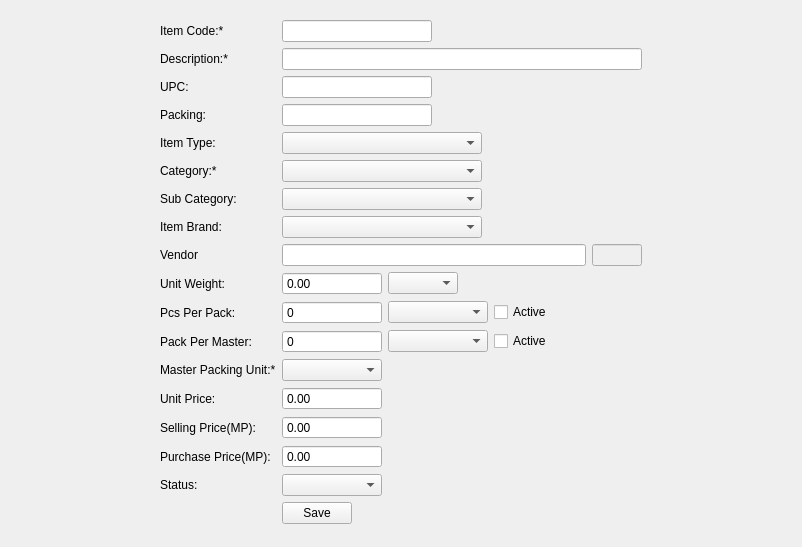
<?xml version="1.0" encoding="UTF-8"?>
<ui version="4.0">
 <class>AddItem</class>
 <widget class="QWidget" name="AddItem">
  <property name="geometry">
   <rect>
    <x>0</x>
    <y>0</y>
    <width>802</width>
    <height>547</height>
   </rect>
  </property>
  <property name="windowTitle">
   <string>Form</string>
  </property>
  <layout class="QGridLayout" name="gridLayout">
   <item row="0" column="0">
    <widget class="QFrame" name="editFrame">
     <property name="maximumSize">
      <size>
       <width>500</width>
       <height>16777215</height>
      </size>
     </property>
     <property name="frameShape">
      <enum>QFrame::NoFrame</enum>
     </property>
     <property name="frameShadow">
      <enum>QFrame::Raised</enum>
     </property>
     <layout class="QFormLayout" name="formLayout">
      <item row="0" column="0">
       <widget class="QLabel" name="label">
        <property name="text">
         <string>Item Code:*</string>
        </property>
       </widget>
      </item>
      <item row="0" column="1">
       <widget class="QLineEdit" name="itemcode">
        <property name="maximumSize">
         <size>
          <width>150</width>
          <height>16777215</height>
         </size>
        </property>
       </widget>
      </item>
      <item row="1" column="0">
       <widget class="QLabel" name="label_2">
        <property name="text">
         <string>Description:*</string>
        </property>
       </widget>
      </item>
      <item row="1" column="1">
       <widget class="QLineEdit" name="description"/>
      </item>
      <item row="2" column="0">
       <widget class="QLabel" name="label_3">
        <property name="text">
         <string>UPC:</string>
        </property>
       </widget>
      </item>
      <item row="2" column="1">
       <widget class="QLineEdit" name="upc">
        <property name="maximumSize">
         <size>
          <width>150</width>
          <height>16777215</height>
         </size>
        </property>
       </widget>
      </item>
      <item row="3" column="0">
       <widget class="QLabel" name="label_4">
        <property name="text">
         <string>Packing:</string>
        </property>
       </widget>
      </item>
      <item row="3" column="1">
       <widget class="QLineEdit" name="pack">
        <property name="maximumSize">
         <size>
          <width>150</width>
          <height>16777215</height>
         </size>
        </property>
       </widget>
      </item>
      <item row="4" column="0">
       <widget class="QLabel" name="label_5">
        <property name="text">
         <string>Item Type:</string>
        </property>
       </widget>
      </item>
      <item row="4" column="1">
       <widget class="QComboBox" name="itemtype">
        <property name="maximumSize">
         <size>
          <width>200</width>
          <height>16777215</height>
         </size>
        </property>
       </widget>
      </item>
      <item row="5" column="0">
       <widget class="QLabel" name="label_6">
        <property name="text">
         <string>Category:*</string>
        </property>
       </widget>
      </item>
      <item row="5" column="1">
       <widget class="QComboBox" name="category">
        <property name="maximumSize">
         <size>
          <width>200</width>
          <height>16777215</height>
         </size>
        </property>
       </widget>
      </item>
      <item row="6" column="0">
       <widget class="QLabel" name="label_7">
        <property name="text">
         <string>Sub Category:</string>
        </property>
       </widget>
      </item>
      <item row="6" column="1">
       <widget class="QComboBox" name="subcat">
        <property name="maximumSize">
         <size>
          <width>200</width>
          <height>16777215</height>
         </size>
        </property>
       </widget>
      </item>
      <item row="7" column="0">
       <widget class="QLabel" name="label_8">
        <property name="text">
         <string>Item Brand:</string>
        </property>
       </widget>
      </item>
      <item row="7" column="1">
       <widget class="QComboBox" name="brand">
        <property name="maximumSize">
         <size>
          <width>200</width>
          <height>16777215</height>
         </size>
        </property>
       </widget>
      </item>
      <item row="8" column="0">
       <widget class="QLabel" name="label_9">
        <property name="text">
         <string>Vendor</string>
        </property>
       </widget>
      </item>
      <item row="8" column="1">
       <layout class="QHBoxLayout" name="horizontalLayout">
        <item>
         <widget class="QLineEdit" name="vendorname"/>
        </item>
        <item>
         <widget class="QLineEdit" name="vendorid">
          <property name="enabled">
           <bool>false</bool>
          </property>
          <property name="maximumSize">
           <size>
            <width>50</width>
            <height>16777215</height>
           </size>
          </property>
         </widget>
        </item>
       </layout>
      </item>
      <item row="9" column="0">
       <widget class="QLabel" name="label_10">
        <property name="text">
         <string>Unit Weight:</string>
        </property>
       </widget>
      </item>
      <item row="9" column="1">
       <layout class="QHBoxLayout" name="horizontalLayout_2">
        <item>
         <widget class="QDoubleSpinBox" name="lbsperpriceunit">
          <property name="minimumSize">
           <size>
            <width>100</width>
            <height>0</height>
           </size>
          </property>
          <property name="maximumSize">
           <size>
            <width>100</width>
            <height>16777215</height>
           </size>
          </property>
          <property name="buttonSymbols">
           <enum>QAbstractSpinBox::NoButtons</enum>
          </property>
          <property name="maximum">
           <double>999999999.000000000000000</double>
          </property>
         </widget>
        </item>
        <item>
         <widget class="QComboBox" name="priceunit">
          <property name="minimumSize">
           <size>
            <width>70</width>
            <height>0</height>
           </size>
          </property>
          <property name="maximumSize">
           <size>
            <width>70</width>
            <height>16777215</height>
           </size>
          </property>
         </widget>
        </item>
        <item>
         <spacer name="horizontalSpacer">
          <property name="orientation">
           <enum>Qt::Horizontal</enum>
          </property>
          <property name="sizeHint" stdset="0">
           <size>
            <width>40</width>
            <height>20</height>
           </size>
          </property>
         </spacer>
        </item>
       </layout>
      </item>
      <item row="10" column="0">
       <widget class="QLabel" name="label_11">
        <property name="text">
         <string>Pcs Per Pack:</string>
        </property>
       </widget>
      </item>
      <item row="10" column="1">
       <layout class="QHBoxLayout" name="horizontalLayout_3">
        <item>
         <widget class="QSpinBox" name="pcsPerPack">
          <property name="minimumSize">
           <size>
            <width>100</width>
            <height>0</height>
           </size>
          </property>
          <property name="maximumSize">
           <size>
            <width>100</width>
            <height>16777215</height>
           </size>
          </property>
          <property name="buttonSymbols">
           <enum>QAbstractSpinBox::NoButtons</enum>
          </property>
          <property name="maximum">
           <number>999999999</number>
          </property>
         </widget>
        </item>
        <item>
         <widget class="QComboBox" name="pcsperpackunitid">
          <property name="minimumSize">
           <size>
            <width>100</width>
            <height>0</height>
           </size>
          </property>
          <property name="maximumSize">
           <size>
            <width>100</width>
            <height>16777215</height>
           </size>
          </property>
         </widget>
        </item>
        <item>
         <widget class="QCheckBox" name="pcs_activeList">
          <property name="text">
           <string>Active</string>
          </property>
         </widget>
        </item>
       </layout>
      </item>
      <item row="11" column="0">
       <widget class="QLabel" name="label_12">
        <property name="text">
         <string>Pack Per Master:</string>
        </property>
       </widget>
      </item>
      <item row="11" column="1">
       <layout class="QHBoxLayout" name="horizontalLayout_4">
        <item>
         <widget class="QSpinBox" name="packPerMaster">
          <property name="minimumSize">
           <size>
            <width>100</width>
            <height>0</height>
           </size>
          </property>
          <property name="maximumSize">
           <size>
            <width>100</width>
            <height>16777215</height>
           </size>
          </property>
          <property name="buttonSymbols">
           <enum>QAbstractSpinBox::NoButtons</enum>
          </property>
          <property name="maximum">
           <number>999999999</number>
          </property>
         </widget>
        </item>
        <item>
         <widget class="QComboBox" name="packpermasterunitid">
          <property name="minimumSize">
           <size>
            <width>100</width>
            <height>0</height>
           </size>
          </property>
          <property name="maximumSize">
           <size>
            <width>100</width>
            <height>16777215</height>
           </size>
          </property>
         </widget>
        </item>
        <item>
         <widget class="QCheckBox" name="activeList">
          <property name="text">
           <string>Active</string>
          </property>
         </widget>
        </item>
       </layout>
      </item>
      <item row="12" column="0">
       <widget class="QLabel" name="label_13">
        <property name="text">
         <string>Master Packing Unit:*</string>
        </property>
       </widget>
      </item>
      <item row="12" column="1">
       <widget class="QComboBox" name="masterpackingunitid">
        <property name="maximumSize">
         <size>
          <width>100</width>
          <height>16777215</height>
         </size>
        </property>
       </widget>
      </item>
      <item row="13" column="0">
       <widget class="QLabel" name="label_14">
        <property name="text">
         <string>Unit Price:</string>
        </property>
       </widget>
      </item>
      <item row="13" column="1">
       <widget class="QDoubleSpinBox" name="unitPrice">
        <property name="maximumSize">
         <size>
          <width>100</width>
          <height>16777215</height>
         </size>
        </property>
        <property name="buttonSymbols">
         <enum>QAbstractSpinBox::NoButtons</enum>
        </property>
        <property name="maximum">
         <double>999999999.000000000000000</double>
        </property>
       </widget>
      </item>
      <item row="14" column="0">
       <widget class="QLabel" name="label_15">
        <property name="text">
         <string>Selling Price(MP):</string>
        </property>
       </widget>
      </item>
      <item row="14" column="1">
       <widget class="QDoubleSpinBox" name="price1">
        <property name="maximumSize">
         <size>
          <width>100</width>
          <height>16777215</height>
         </size>
        </property>
        <property name="buttonSymbols">
         <enum>QAbstractSpinBox::NoButtons</enum>
        </property>
        <property name="maximum">
         <double>999999999.000000000000000</double>
        </property>
       </widget>
      </item>
      <item row="15" column="0">
       <widget class="QLabel" name="label_16">
        <property name="text">
         <string>Purchase Price(MP):</string>
        </property>
       </widget>
      </item>
      <item row="15" column="1">
       <widget class="QDoubleSpinBox" name="itemcosteach">
        <property name="maximumSize">
         <size>
          <width>100</width>
          <height>16777215</height>
         </size>
        </property>
        <property name="buttonSymbols">
         <enum>QAbstractSpinBox::NoButtons</enum>
        </property>
        <property name="maximum">
         <double>999999999.000000000000000</double>
        </property>
       </widget>
      </item>
      <item row="16" column="0">
       <widget class="QLabel" name="label_18">
        <property name="text">
         <string>Status:</string>
        </property>
       </widget>
      </item>
      <item row="16" column="1">
       <widget class="QComboBox" name="status">
        <property name="maximumSize">
         <size>
          <width>100</width>
          <height>16777215</height>
         </size>
        </property>
       </widget>
      </item>
      <item row="17" column="1">
       <widget class="QPushButton" name="btn_save">
        <property name="maximumSize">
         <size>
          <width>70</width>
          <height>16777215</height>
         </size>
        </property>
        <property name="text">
         <string>Save</string>
        </property>
       </widget>
      </item>
     </layout>
    </widget>
   </item>
  </layout>
 </widget>
 <resources/>
 <connections/>
</ui>
